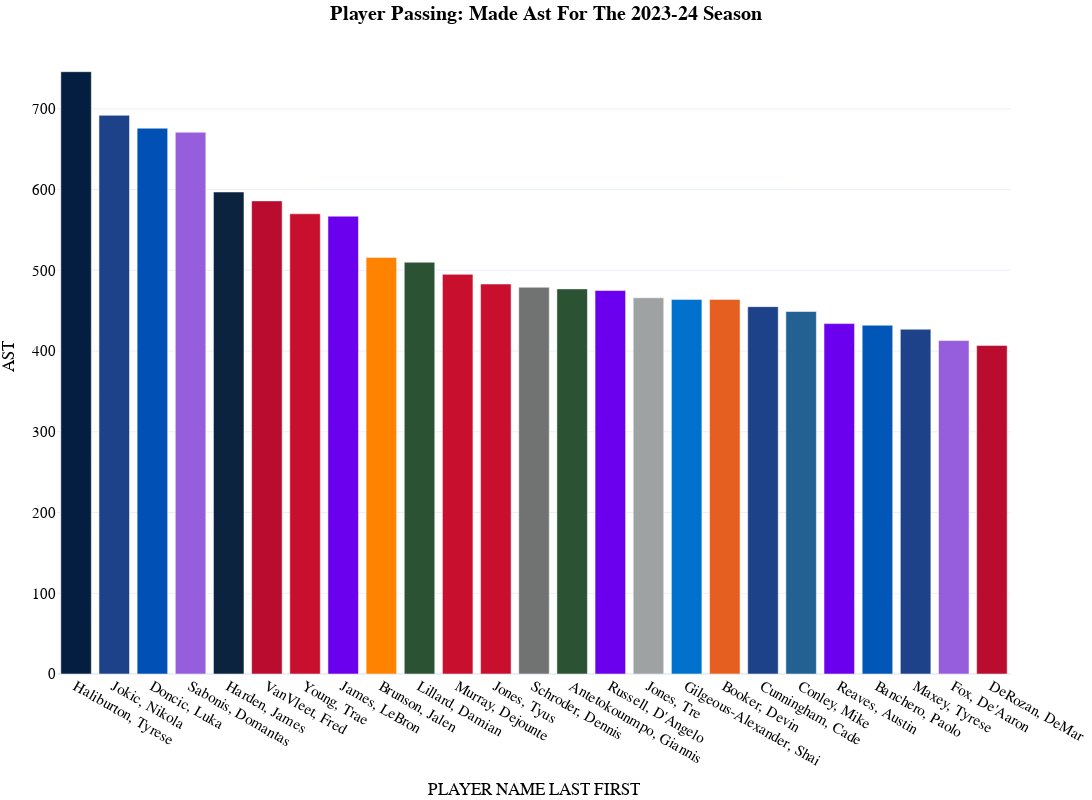

Notebook code for this chart:
### Code cell
fig_pass = px.bar(
  pass_totals_year_final[pass_totals_year_final["PASS"]>900].sort_values(by=category,ascending=False).head(25),
  x="PLAYER NAME LAST FIRST", 
  y=category,
  color="PLAYER NAME LAST FIRST",
  color_discrete_map=player_color_dict_shot_dist,     
  template='plotly_white',
  title="<b>Player Passing: Made {} For The {} Season</b>".format(category.replace('_', ' ').capitalize(),year),
  hover_data=['PLAYER NAME LAST FIRST', 'Season', 'Category', 'G',
       'PASS', 'AST', 'FGM', 'FGA', 'FG2M', 'FG2A', 'FG3M', 'FG3A', 'FG PCT',
       'FG2 PCT', 'FG3 PCT', 'TEAM ABBREVIATION', 'SEASON'], 
  height=800, 
  width=1200,
  )
fig_pass.update_layout(
    margin=dict(l=5, r=5, t=40, b=5),
    showlegend=False,
    title_x=0.5,
    hoverlabel=dict(
        bgcolor="white",
        font_size=16,
        font_family="PT Sans Narrow"
    ),
    yaxis = dict(tickfont = dict(size=15)),
    xaxis = dict(tickfont = dict(size=15)),
    font=dict(
        family="PT Sans Narrow",
        size=14,
        color="Black"
    ),
    title_font_family="PT Sans Narrow"
)
fig_pass

### Figure 1 — Plotly figure (JSON) as saved in the notebook; plotly's stock layout.template omitted (floating-point values rounded to 4 significant figures)
{"data": [{"alignmentgroup": "True", "customdata": [["2023-24", "Regular Season", 1394, 4854, 887, 1826, 600, 1117, 287, 709, 0.4858, 0.5372, 0.4048, "IND", "2023-24"]], "hovertemplate": "PLAYER NAME LAST FIRST=%{x}<br>AST=%{y}<br>Season=%{customdata[0]}<br>Category=%{customdata[1]}<br>G=%{customdata[2]}<br>PASS=%{customdata[3]}<br>FGM=%{customdata[4]}<br>FGA=%{customdata[5]}<br>FG2M=%{customdata[6]}<br>FG2A=%{customdata[7]}<br>FG3M=%{customdata[8]}<br>FG3A=%{customdata[9]}<br>FG PCT=%{customdata[10]}<br>FG2 PCT=%{customdata[11]}<br>FG3 PCT=%{customdata[12]}<br>TEAM ABBREVIATION=%{customdata[13]}<br>SEASON=%{customdata[14]}<extra></extra>", "legendgroup": "Haliburton, Tyrese", "marker": {"color": "#041E42", "pattern": {"shape": ""}}, "name": "Haliburton, Tyrese", "offsetgroup": "Haliburton, Tyrese", "orientation": "v", "showlegend": true, "textposition": "auto", "type": "bar", "x": ["Haliburton, Tyrese"], "xaxis": "x", "y": [746], "yaxis": "y"}, {"alignmentgroup": "True", "customdata": [["2023-24", "Regular Season", 960, 5768, 856, 1860, 591, 1143, 265, 717, 0.4602, 0.5171, 0.3696, "DEN", "2023-24"]], "hovertemplate": "PLAYER NAME LAST FIRST=%{x}<br>AST=%{y}<br>Season=%{customdata[0]}<br>Category=%{customdata[1]}<br>G=%{customdata[2]}<br>PASS=%{customdata[3]}<br>FGM=%{customdata[4]}<br>FGA=%{customdata[5]}<br>FG2M=%{customdata[6]}<br>FG2A=%{customdata[7]}<br>FG3M=%{customdata[8]}<br>FG3A=%{customdata[9]}<br>FG PCT=%{customdata[10]}<br>FG2 PCT=%{customdata[11]}<br>FG3 PCT=%{customdata[12]}<br>TEAM ABBREVIATION=%{customdata[13]}<br>SEASON=%{customdata[14]}<extra></extra>", "legendgroup": "Jokic, Nikola", "marker": {"color": "#1d428a", "pattern": {"shape": ""}}, "name": "Jokic, Nikola", "offsetgroup": "Jokic, Nikola", "orientation": "v", "showlegend": true, "textposition": "auto", "type": "bar", "x": ["Jokic, Nikola"], "xaxis": "x", "y": [692], "yaxis": "y"}, {"alignmentgroup": "True", "customdata": [["2023-24", "Regular Season", 1458, 3862, 764, 1608, 486, 872, 278, 736, 0.4751, 0.5573, 0.3777, "DAL", "2023-24"]], "hovertemplate": "PLAYER NAME LAST FIRST=%{x}<br>AST=%{y}<br>Season=%{customdata[0]}<br>Category=%{customdata[1]}<br>G=%{customdata[2]}<br>PASS=%{customdata[3]}<br>FGM=%{customdata[4]}<br>FGA=%{customdata[5]}<br>FG2M=%{customdata[6]}<br>FG2A=%{customdata[7]}<br>FG3M=%{customdata[8]}<br>FG3A=%{customdata[9]}<br>FG PCT=%{customdata[10]}<br>FG2 PCT=%{customdata[11]}<br>FG3 PCT=%{customdata[12]}<br>TEAM ABBREVIATION=%{customdata[13]}<br>SEASON=%{customdata[14]}<extra></extra>", "legendgroup": "Doncic, Luka", "marker": {"color": "#0050B5", "pattern": {"shape": ""}}, "name": "Doncic, Luka", "offsetgroup": "Doncic, Luka", "orientation": "v", "showlegend": true, "textposition": "auto", "type": "bar", "x": ["Doncic, Luka"], "xaxis": "x", "y": [676], "yaxis": "y"}, {"alignmentgroup": "True", "customdata": [["2023-24", "Regular Season", 1148, 5843, 892, 1988, 530, 1069, 362, 919, 0.4487, 0.4958, 0.3939, "SAC", "2023-24"]], "hovertemplate": "PLAYER NAME LAST FIRST=%{x}<br>AST=%{y}<br>Season=%{customdata[0]}<br>Category=%{customdata[1]}<br>G=%{customdata[2]}<br>PASS=%{customdata[3]}<br>FGM=%{customdata[4]}<br>FGA=%{customdata[5]}<br>FG2M=%{customdata[6]}<br>FG2A=%{customdata[7]}<br>FG3M=%{customdata[8]}<br>FG3A=%{customdata[9]}<br>FG PCT=%{customdata[10]}<br>FG2 PCT=%{customdata[11]}<br>FG3 PCT=%{customdata[12]}<br>TEAM ABBREVIATION=%{customdata[13]}<br>SEASON=%{customdata[14]}<extra></extra>", "legendgroup": "Sabonis, Domantas", "marker": {"color": "#965ddd", "pattern": {"shape": ""}}, "name": "Sabonis, Domantas", "offsetgroup": "Sabonis, Domantas", "orientation": "v", "showlegend": true, "textposition": "auto", "type": "bar", "x": ["Sabonis, Domantas"], "xaxis": "x", "y": [671], "yaxis": "y"}, {"alignmentgroup": "True", "customdata": [["2023-24", "Regular Season", 1134, 4021, 793, 1717, 575, 1147, 218, 570, 0.4619, 0.5013, 0.3825, "LAC", "2023-24"]], "hovertemplate": "PLAYER NAME LAST FIRST=%{x}<br>AST=%{y}<br>Season=%{customdata[0]}<br>Category=%{customdata[1]}<br>G=%{customdata[2]}<br>PASS=%{customdata[3]}<br>FGM=%{customdata[4]}<br>FGA=%{customdata[5]}<br>FG2M=%{customdata[6]}<br>FG2A=%{customdata[7]}<br>FG3M=%{customdata[8]}<br>FG3A=%{customdata[9]}<br>FG PCT=%{customdata[10]}<br>FG2 PCT=%{customdata[11]}<br>FG3 PCT=%{customdata[12]}<br>TEAM ABBREVIATION=%{customdata[13]}<br>SEASON=%{customdata[14]}<extra></extra>", "legendgroup": "Harden, James", "marker": {"color": "#0C2340", "pattern": {"shape": ""}}, "name": "Harden, James", "offsetgroup": "Harden, James", "orientation": "v", "showlegend": true, "textposition": "auto", "type": "bar", "x": ["Harden, James"], "xaxis": "x", "y": [597], "yaxis": "y"}, {"alignmentgroup": "True", "customdata": [["2023-24", "Regular Season", 1148, 4421, 771, 1807, 537, 1167, 234, 640, 0.4267, 0.4602, 0.3656, "HOU", "2023-24"]], "hovertemplate": "PLAYER NAME LAST FIRST=%{x}<br>AST=%{y}<br>Season=%{customdata[0]}<br>Category=%{customdata[1]}<br>G=%{customdata[2]}<br>PASS=%{customdata[3]}<br>FGM=%{customdata[4]}<br>FGA=%{customdata[5]}<br>FG2M=%{customdata[6]}<br>FG2A=%{customdata[7]}<br>FG3M=%{customdata[8]}<br>FG3A=%{customdata[9]}<br>FG PCT=%{customdata[10]}<br>FG2 PCT=%{customdata[11]}<br>FG3 PCT=%{customdata[12]}<br>TEAM ABBREVIATION=%{customdata[13]}<br>SEASON=%{customdata[14]}<extra></extra>", "legendgroup": "VanVleet, Fred", "marker": {"color": "#BA0C2F", "pattern": {"shape": ""}}, "name": "VanVleet, Fred", "offsetgroup": "VanVleet, Fred", "orientation": "v", "showlegend": true, "textposition": "auto", "type": "bar", "x": ["VanVleet, Fred"], "xaxis": "x", "y": [586], "yaxis": "y"}, {"alignmentgroup": "True", "customdata": [["2023-24", "Regular Season", 1394, 3001, 631, 1335, 412, 768, 219, 567, 0.4727, 0.5365, 0.3862, "ATL", "2023-24"]], "hovertemplate": "PLAYER NAME LAST FIRST=%{x}<br>AST=%{y}<br>Season=%{customdata[0]}<br>Category=%{customdata[1]}<br>G=%{customdata[2]}<br>PASS=%{customdata[3]}<br>FGM=%{customdata[4]}<br>FGA=%{customdata[5]}<br>FG2M=%{customdata[6]}<br>FG2A=%{customdata[7]}<br>FG3M=%{customdata[8]}<br>FG3A=%{customdata[9]}<br>FG PCT=%{customdata[10]}<br>FG2 PCT=%{customdata[11]}<br>FG3 PCT=%{customdata[12]}<br>TEAM ABBREVIATION=%{customdata[13]}<br>SEASON=%{customdata[14]}<extra></extra>", "legendgroup": "Young, Trae", "marker": {"color": "#C8102E", "pattern": {"shape": ""}}, "name": "Young, Trae", "offsetgroup": "Young, Trae", "orientation": "v", "showlegend": true, "textposition": "auto", "type": "bar", "x": ["Young, Trae"], "xaxis": "x", "y": [570], "yaxis": "y"}, {"alignmentgroup": "True", "customdata": [["2023-24", "Regular Season", 1215, 3547, 661, 1346, 470, 854, 191, 492, 0.4911, 0.5504, 0.3882, "LAL", "2023-24"]], "hovertemplate": "PLAYER NAME LAST FIRST=%{x}<br>AST=%{y}<br>Season=%{customdata[0]}<br>Category=%{customdata[1]}<br>G=%{customdata[2]}<br>PASS=%{customdata[3]}<br>FGM=%{customdata[4]}<br>FGA=%{customdata[5]}<br>FG2M=%{customdata[6]}<br>FG2A=%{customdata[7]}<br>FG3M=%{customdata[8]}<br>FG3A=%{customdata[9]}<br>FG PCT=%{customdata[10]}<br>FG2 PCT=%{customdata[11]}<br>FG3 PCT=%{customdata[12]}<br>TEAM ABBREVIATION=%{customdata[13]}<br>SEASON=%{customdata[14]}<extra></extra>", "legendgroup": "James, LeBron", "marker": {"color": "#6a00ed", "pattern": {"shape": ""}}, "name": "James, LeBron", "offsetgroup": "James, LeBron", "orientation": "v", "showlegend": true, "textposition": "auto", "type": "bar", "x": ["James, LeBron"], "xaxis": "x", "y": [567], "yaxis": "y"}, {"alignmentgroup": "True", "customdata": [["2023-24", "Regular Season", 1640, 4450, 608, 1427, 365, 787, 243, 640, 0.4261, 0.4638, 0.3797, "NYK", "2023-24"]], "hovertemplate": "PLAYER NAME LAST FIRST=%{x}<br>AST=%{y}<br>Season=%{customdata[0]}<br>Category=%{customdata[1]}<br>G=%{customdata[2]}<br>PASS=%{customdata[3]}<br>FGM=%{customdata[4]}<br>FGA=%{customdata[5]}<br>FG2M=%{customdata[6]}<br>FG2A=%{customdata[7]}<br>FG3M=%{customdata[8]}<br>FG3A=%{customdata[9]}<br>FG PCT=%{customdata[10]}<br>FG2 PCT=%{customdata[11]}<br>FG3 PCT=%{customdata[12]}<br>TEAM ABBREVIATION=%{customdata[13]}<br>SEASON=%{customdata[14]}<extra></extra>", "legendgroup": "Brunson, Jalen", "marker": {"color": "#FF8200", "pattern": {"shape": ""}}, "name": "Brunson, Jalen", "offsetgroup": "Brunson, Jalen", "orientation": "v", "showlegend": true, "textposition": "auto", "type": "bar", "x": ["Brunson, Jalen"], "xaxis": "x", "y": [516], "yaxis": "y"}, {"alignmentgroup": "True", "customdata": [["2023-24", "Regular Season", 1148, 3828, 654, 1400, 438, 820, 216, 580, 0.4671, 0.5341, 0.3724, "MIL", "2023-24"]], "hovertemplate": "PLAYER NAME LAST FIRST=%{x}<br>AST=%{y}<br>Season=%{customdata[0]}<br>Category=%{customdata[1]}<br>G=%{customdata[2]}<br>PASS=%{customdata[3]}<br>FGM=%{customdata[4]}<br>FGA=%{customdata[5]}<br>FG2M=%{customdata[6]}<br>FG2A=%{customdata[7]}<br>FG3M=%{customdata[8]}<br>FG3A=%{customdata[9]}<br>FG PCT=%{customdata[10]}<br>FG2 PCT=%{customdata[11]}<br>FG3 PCT=%{customdata[12]}<br>TEAM ABBREVIATION=%{customdata[13]}<br>SEASON=%{customdata[14]}<extra></extra>", "legendgroup": "Lillard, Damian", "marker": {"color": "#2C5234", "pattern": {"shape": ""}}, "name": "Lillard, Damian", "offsetgroup": "Lillard, Damian", "orientation": "v", "showlegend": true, "textposition": "auto", "type": "bar", "x": ["Lillard, Damian"], "xaxis": "x", "y": [510], "yaxis": "y"}, {"alignmentgroup": "True", "customdata": [["2023-24", "Regular Season", 1476, 4421, 620, 1484, 380, 828, 240, 656, 0.4178, 0.4589, 0.3659, "ATL", "2023-24"]], "hovertemplate": "PLAYER NAME LAST FIRST=%{x}<br>AST=%{y}<br>Season=%{customdata[0]}<br>Category=%{customdata[1]}<br>G=%{customdata[2]}<br>PASS=%{customdata[3]}<br>FGM=%{customdata[4]}<br>FGA=%{customdata[5]}<br>FG2M=%{customdata[6]}<br>FG2A=%{customdata[7]}<br>FG3M=%{customdata[8]}<br>FG3A=%{customdata[9]}<br>FG PCT=%{customdata[10]}<br>FG2 PCT=%{customdata[11]}<br>FG3 PCT=%{customdata[12]}<br>TEAM ABBREVIATION=%{customdata[13]}<br>SEASON=%{customdata[14]}<extra></extra>", "legendgroup": "Murray, Dejounte", "marker": {"color": "#C8102E", "pattern": {"shape": ""}}, "name": "Murray, Dejounte", "offsetgroup": "Murray, Dejounte", "orientation": "v", "showlegend": true, "textposition": "auto", "type": "bar", "x": ["Murray, Dejounte"], "xaxis": "x", "y": [495], "yaxis": "y"}, {"alignmentgroup": "True", "customdata": [["2023-24", "Regular Season", 1394, 3669, 590, 1377, 393, 803, 197, 574, 0.4285, 0.4894, 0.3432, "WAS", "2023-24"]], "hovertemplate": "PLAYER NAME LAST FIRST=%{x}<br>AST=%{y}<br>Season=%{customdata[0]}<br>Category=%{customdata[1]}<br>G=%{customdata[2]}<br>PASS=%{customdata[3]}<br>FGM=%{customdata[4]}<br>FGA=%{customdata[5]}<br>FG2M=%{customdata[6]}<br>FG2A=%{customdata[7]}<br>FG3M=%{customdata[8]}<br>FG3A=%{customdata[9]}<br>FG PCT=%{customdata[10]}<br>FG2 PCT=%{customdata[11]}<br>FG3 PCT=%{customdata[12]}<br>TEAM ABBREVIATION=%{customdata[13]}<br>SEASON=%{customdata[14]}<extra></extra>", "legendgroup": "Jones, Tyus", "marker": {"color": "#C8102E", "pattern": {"shape": ""}}, "name": "Jones, Tyus", "offsetgroup": "Jones, Tyus", "orientation": "v", "showlegend": true, "textposition": "auto", "type": "bar", "x": ["Jones, Tyus"], "xaxis": "x", "y": [483], "yaxis": "y"}, {"alignmentgroup": "True", "customdata": [["2023-24", "Regular Season", 2404, 4561, 603, 1415, 402, 849, 201, 566, 0.4261, 0.4735, 0.3551, "BKN", "2023-24"]], "hovertemplate": "PLAYER NAME LAST FIRST=%{x}<br>AST=%{y}<br>Season=%{customdata[0]}<br>Category=%{customdata[1]}<br>G=%{customdata[2]}<br>PASS=%{customdata[3]}<br>FGM=%{customdata[4]}<br>FGA=%{customdata[5]}<br>FG2M=%{customdata[6]}<br>FG2A=%{customdata[7]}<br>FG3M=%{customdata[8]}<br>FG3A=%{customdata[9]}<br>FG PCT=%{customdata[10]}<br>FG2 PCT=%{customdata[11]}<br>FG3 PCT=%{customdata[12]}<br>TEAM ABBREVIATION=%{customdata[13]}<br>SEASON=%{customdata[14]}<extra></extra>", "legendgroup": "Schroder, Dennis", "marker": {"color": "#707372", "pattern": {"shape": ""}}, "name": "Schroder, Dennis", "offsetgroup": "Schroder, Dennis", "orientation": "v", "showlegend": true, "textposition": "auto", "type": "bar", "x": ["Schroder, Dennis"], "xaxis": "x", "y": [479], "yaxis": "y"}, {"alignmentgroup": "True", "customdata": [["2023-24", "Regular Season", 1394, 3654, 583, 1391, 268, 537, 315, 854, 0.4191, 0.4991, 0.3689, "MIL", "2023-24"]], "hovertemplate": "PLAYER NAME LAST FIRST=%{x}<br>AST=%{y}<br>Season=%{customdata[0]}<br>Category=%{customdata[1]}<br>G=%{customdata[2]}<br>PASS=%{customdata[3]}<br>FGM=%{customdata[4]}<br>FGA=%{customdata[5]}<br>FG2M=%{customdata[6]}<br>FG2A=%{customdata[7]}<br>FG3M=%{customdata[8]}<br>FG3A=%{customdata[9]}<br>FG PCT=%{customdata[10]}<br>FG2 PCT=%{customdata[11]}<br>FG3 PCT=%{customdata[12]}<br>TEAM ABBREVIATION=%{customdata[13]}<br>SEASON=%{customdata[14]}<extra></extra>", "legendgroup": "Antetokounmpo, Giannis", "marker": {"color": "#2C5234", "pattern": {"shape": ""}}, "name": "Antetokounmpo, Giannis", "offsetgroup": "Antetokounmpo, Giannis", "orientation": "v", "showlegend": true, "textposition": "auto", "type": "bar", "x": ["Antetokounmpo, Giannis"], "xaxis": "x", "y": [477], "yaxis": "y"}, {"alignmentgroup": "True", "customdata": [["2023-24", "Regular Season", 1296, 3605, 602, 1256, 441, 863, 161, 393, 0.4793, 0.511, 0.4097, "LAL", "2023-24"]], "hovertemplate": "PLAYER NAME LAST FIRST=%{x}<br>AST=%{y}<br>Season=%{customdata[0]}<br>Category=%{customdata[1]}<br>G=%{customdata[2]}<br>PASS=%{customdata[3]}<br>FGM=%{customdata[4]}<br>FGA=%{customdata[5]}<br>FG2M=%{customdata[6]}<br>FG2A=%{customdata[7]}<br>FG3M=%{customdata[8]}<br>FG3A=%{customdata[9]}<br>FG PCT=%{customdata[10]}<br>FG2 PCT=%{customdata[11]}<br>FG3 PCT=%{customdata[12]}<br>TEAM ABBREVIATION=%{customdata[13]}<br>SEASON=%{customdata[14]}<extra></extra>", "legendgroup": "Russell, D'Angelo", "marker": {"color": "#6a00ed", "pattern": {"shape": ""}}, "name": "Russell, D'Angelo", "offsetgroup": "Russell, D'Angelo", "orientation": "v", "showlegend": true, "textposition": "auto", "type": "bar", "x": ["Russell, D'Angelo"], "xaxis": "x", "y": [475], "yaxis": "y"}, {"alignmentgroup": "True", "customdata": [["2023-24", "Regular Season", 1458, 3900, 577, 1387, 358, 754, 219, 633, 0.416, 0.4748, 0.346, "SAS", "2023-24"]], "hovertemplate": "PLAYER NAME LAST FIRST=%{x}<br>AST=%{y}<br>Season=%{customdata[0]}<br>Category=%{customdata[1]}<br>G=%{customdata[2]}<br>PASS=%{customdata[3]}<br>FGM=%{customdata[4]}<br>FGA=%{customdata[5]}<br>FG2M=%{customdata[6]}<br>FG2A=%{customdata[7]}<br>FG3M=%{customdata[8]}<br>FG3A=%{customdata[9]}<br>FG PCT=%{customdata[10]}<br>FG2 PCT=%{customdata[11]}<br>FG3 PCT=%{customdata[12]}<br>TEAM ABBREVIATION=%{customdata[13]}<br>SEASON=%{customdata[14]}<extra></extra>", "legendgroup": "Jones, Tre", "marker": {"color": "#9EA2A2", "pattern": {"shape": ""}}, "name": "Jones, Tre", "offsetgroup": "Jones, Tre", "orientation": "v", "showlegend": true, "textposition": "auto", "type": "bar", "x": ["Jones, Tre"], "xaxis": "x", "y": [466], "yaxis": "y"}, {"alignmentgroup": "True", "customdata": [["2023-24", "Regular Season", 1640, 3175, 536, 1183, 287, 529, 249, 654, 0.4531, 0.5425, 0.3807, "OKC", "2023-24"]], "hovertemplate": "PLAYER NAME LAST FIRST=%{x}<br>AST=%{y}<br>Season=%{customdata[0]}<br>Category=%{customdata[1]}<br>G=%{customdata[2]}<br>PASS=%{customdata[3]}<br>FGM=%{customdata[4]}<br>FGA=%{customdata[5]}<br>FG2M=%{customdata[6]}<br>FG2A=%{customdata[7]}<br>FG3M=%{customdata[8]}<br>FG3A=%{customdata[9]}<br>FG PCT=%{customdata[10]}<br>FG2 PCT=%{customdata[11]}<br>FG3 PCT=%{customdata[12]}<br>TEAM ABBREVIATION=%{customdata[13]}<br>SEASON=%{customdata[14]}<extra></extra>", "legendgroup": "Gilgeous-Alexander, Shai", "marker": {"color": "#0072CE", "pattern": {"shape": ""}}, "name": "Gilgeous-Alexander, Shai", "offsetgroup": "Gilgeous-Alexander, Shai", "orientation": "v", "showlegend": true, "textposition": "auto", "type": "bar", "x": ["Gilgeous-Alexander, Shai"], "xaxis": "x", "y": [464], "yaxis": "y"}, {"alignmentgroup": "True", "customdata": [["2023-24", "Regular Season", 1440, 3147, 531, 1149, 304, 602, 227, 547, 0.4621, 0.505, 0.415, "PHX", "2023-24"]], "hovertemplate": "PLAYER NAME LAST FIRST=%{x}<br>AST=%{y}<br>Season=%{customdata[0]}<br>Category=%{customdata[1]}<br>G=%{customdata[2]}<br>PASS=%{customdata[3]}<br>FGM=%{customdata[4]}<br>FGA=%{customdata[5]}<br>FG2M=%{customdata[6]}<br>FG2A=%{customdata[7]}<br>FG3M=%{customdata[8]}<br>FG3A=%{customdata[9]}<br>FG PCT=%{customdata[10]}<br>FG2 PCT=%{customdata[11]}<br>FG3 PCT=%{customdata[12]}<br>TEAM ABBREVIATION=%{customdata[13]}<br>SEASON=%{customdata[14]}<extra></extra>", "legendgroup": "Booker, Devin", "marker": {"color": "#e56020", "pattern": {"shape": ""}}, "name": "Booker, Devin", "offsetgroup": "Booker, Devin", "orientation": "v", "showlegend": true, "textposition": "auto", "type": "bar", "x": ["Booker, Devin"], "xaxis": "x", "y": [464], "yaxis": "y"}, {"alignmentgroup": "True", "customdata": [["2023-24", "Regular Season", 2025, 3242, 524, 1212, 371, 757, 153, 455, 0.4323, 0.4901, 0.3363, "DET", "2023-24"]], "hovertemplate": "PLAYER NAME LAST FIRST=%{x}<br>AST=%{y}<br>Season=%{customdata[0]}<br>Category=%{customdata[1]}<br>G=%{customdata[2]}<br>PASS=%{customdata[3]}<br>FGM=%{customdata[4]}<br>FGA=%{customdata[5]}<br>FG2M=%{customdata[6]}<br>FG2A=%{customdata[7]}<br>FG3M=%{customdata[8]}<br>FG3A=%{customdata[9]}<br>FG PCT=%{customdata[10]}<br>FG2 PCT=%{customdata[11]}<br>FG3 PCT=%{customdata[12]}<br>TEAM ABBREVIATION=%{customdata[13]}<br>SEASON=%{customdata[14]}<extra></extra>", "legendgroup": "Cunningham, Cade", "marker": {"color": "#1D4289", "pattern": {"shape": ""}}, "name": "Cunningham, Cade", "offsetgroup": "Cunningham, Cade", "orientation": "v", "showlegend": true, "textposition": "auto", "type": "bar", "x": ["Cunningham, Cade"], "xaxis": "x", "y": [455], "yaxis": "y"}, {"alignmentgroup": "True", "customdata": [["2023-24", "Regular Season", 1066, 4111, 577, 1310, 417, 883, 160, 427, 0.4405, 0.4723, 0.3747, "MIN", "2023-24"]], "hovertemplate": "PLAYER NAME LAST FIRST=%{x}<br>AST=%{y}<br>Season=%{customdata[0]}<br>Category=%{customdata[1]}<br>G=%{customdata[2]}<br>PASS=%{customdata[3]}<br>FGM=%{customdata[4]}<br>FGA=%{customdata[5]}<br>FG2M=%{customdata[6]}<br>FG2A=%{customdata[7]}<br>FG3M=%{customdata[8]}<br>FG3A=%{customdata[9]}<br>FG PCT=%{customdata[10]}<br>FG2 PCT=%{customdata[11]}<br>FG3 PCT=%{customdata[12]}<br>TEAM ABBREVIATION=%{customdata[13]}<br>SEASON=%{customdata[14]}<extra></extra>", "legendgroup": "Conley, Mike", "marker": {"color": "#236192", "pattern": {"shape": ""}}, "name": "Conley, Mike", "offsetgroup": "Conley, Mike", "orientation": "v", "showlegend": true, "textposition": "auto", "type": "bar", "x": ["Conley, Mike"], "xaxis": "x", "y": [449], "yaxis": "y"}, {"alignmentgroup": "True", "customdata": [["2023-24", "Regular Season", 1296, 3595, 563, 1265, 400, 817, 163, 448, 0.4451, 0.4896, 0.3638, "LAL", "2023-24"]], "hovertemplate": "PLAYER NAME LAST FIRST=%{x}<br>AST=%{y}<br>Season=%{customdata[0]}<br>Category=%{customdata[1]}<br>G=%{customdata[2]}<br>PASS=%{customdata[3]}<br>FGM=%{customdata[4]}<br>FGA=%{customdata[5]}<br>FG2M=%{customdata[6]}<br>FG2A=%{customdata[7]}<br>FG3M=%{customdata[8]}<br>FG3A=%{customdata[9]}<br>FG PCT=%{customdata[10]}<br>FG2 PCT=%{customdata[11]}<br>FG3 PCT=%{customdata[12]}<br>TEAM ABBREVIATION=%{customdata[13]}<br>SEASON=%{customdata[14]}<extra></extra>", "legendgroup": "Reaves, Austin", "marker": {"color": "#6a00ed", "pattern": {"shape": ""}}, "name": "Reaves, Austin", "offsetgroup": "Reaves, Austin", "orientation": "v", "showlegend": true, "textposition": "auto", "type": "bar", "x": ["Reaves, Austin"], "xaxis": "x", "y": [434], "yaxis": "y"}, {"alignmentgroup": "True", "customdata": [["2023-24", "Regular Season", 1312, 3982, 530, 1256, 329, 686, 201, 570, 0.422, 0.4796, 0.3526, "ORL", "2023-24"]], "hovertemplate": "PLAYER NAME LAST FIRST=%{x}<br>AST=%{y}<br>Season=%{customdata[0]}<br>Category=%{customdata[1]}<br>G=%{customdata[2]}<br>PASS=%{customdata[3]}<br>FGM=%{customdata[4]}<br>FGA=%{customdata[5]}<br>FG2M=%{customdata[6]}<br>FG2A=%{customdata[7]}<br>FG3M=%{customdata[8]}<br>FG3A=%{customdata[9]}<br>FG PCT=%{customdata[10]}<br>FG2 PCT=%{customdata[11]}<br>FG3 PCT=%{customdata[12]}<br>TEAM ABBREVIATION=%{customdata[13]}<br>SEASON=%{customdata[14]}<extra></extra>", "legendgroup": "Banchero, Paolo", "marker": {"color": "#0057B7", "pattern": {"shape": ""}}, "name": "Banchero, Paolo", "offsetgroup": "Banchero, Paolo", "orientation": "v", "showlegend": true, "textposition": "auto", "type": "bar", "x": ["Banchero, Paolo"], "xaxis": "x", "y": [432], "yaxis": "y"}, {"alignmentgroup": "True", "customdata": [["2023-24", "Regular Season", 1863, 4186, 572, 1375, 383, 861, 189, 514, 0.416, 0.4448, 0.3677, "PHI", "2023-24"]], "hovertemplate": "PLAYER NAME LAST FIRST=%{x}<br>AST=%{y}<br>Season=%{customdata[0]}<br>Category=%{customdata[1]}<br>G=%{customdata[2]}<br>PASS=%{customdata[3]}<br>FGM=%{customdata[4]}<br>FGA=%{customdata[5]}<br>FG2M=%{customdata[6]}<br>FG2A=%{customdata[7]}<br>FG3M=%{customdata[8]}<br>FG3A=%{customdata[9]}<br>FG PCT=%{customdata[10]}<br>FG2 PCT=%{customdata[11]}<br>FG3 PCT=%{customdata[12]}<br>TEAM ABBREVIATION=%{customdata[13]}<br>SEASON=%{customdata[14]}<extra></extra>", "legendgroup": "Maxey, Tyrese", "marker": {"color": "#1D4289", "pattern": {"shape": ""}}, "name": "Maxey, Tyrese", "offsetgroup": "Maxey, Tyrese", "orientation": "v", "showlegend": true, "textposition": "auto", "type": "bar", "x": ["Maxey, Tyrese"], "xaxis": "x", "y": [427], "yaxis": "y"}, {"alignmentgroup": "True", "customdata": [["2023-24", "Regular Season", 1230, 3916, 498, 1183, 296, 612, 202, 571, 0.421, 0.4837, 0.3538, "SAC", "2023-24"]], "hovertemplate": "PLAYER NAME LAST FIRST=%{x}<br>AST=%{y}<br>Season=%{customdata[0]}<br>Category=%{customdata[1]}<br>G=%{customdata[2]}<br>PASS=%{customdata[3]}<br>FGM=%{customdata[4]}<br>FGA=%{customdata[5]}<br>FG2M=%{customdata[6]}<br>FG2A=%{customdata[7]}<br>FG3M=%{customdata[8]}<br>FG3A=%{customdata[9]}<br>FG PCT=%{customdata[10]}<br>FG2 PCT=%{customdata[11]}<br>FG3 PCT=%{customdata[12]}<br>TEAM ABBREVIATION=%{customdata[13]}<br>SEASON=%{customdata[14]}<extra></extra>", "legendgroup": "Fox, De'Aaron", "marker": {"color": "#965ddd", "pattern": {"shape": ""}}, "name": "Fox, De'Aaron", "offsetgroup": "Fox, De'Aaron", "orientation": "v", "showlegend": true, "textposition": "auto", "type": "bar", "x": ["Fox, De'Aaron"], "xaxis": "x", "y": [413], "yaxis": "y"}, {"alignmentgroup": "True", "customdata": [["2023-24", "Regular Season", 1215, 3106, 478, 1101, 272, 525, 206, 576, 0.4342, 0.5181, 0.3576, "CHI", "2023-24"]], "hovertemplate": "PLAYER NAME LAST FIRST=%{x}<br>AST=%{y}<br>Season=%{customdata[0]}<br>Category=%{customdata[1]}<br>G=%{customdata[2]}<br>PASS=%{customdata[3]}<br>FGM=%{customdata[4]}<br>FGA=%{customdata[5]}<br>FG2M=%{customdata[6]}<br>FG2A=%{customdata[7]}<br>FG3M=%{customdata[8]}<br>FG3A=%{customdata[9]}<br>FG PCT=%{customdata[10]}<br>FG2 PCT=%{customdata[11]}<br>FG3 PCT=%{customdata[12]}<br>TEAM ABBREVIATION=%{customdata[13]}<br>SEASON=%{customdata[14]}<extra></extra>", "legendgroup": "DeRozan, DeMar", "marker": {"color": "#BA0C2F", "pattern": {"shape": ""}}, "name": "DeRozan, DeMar", "offsetgroup": "DeRozan, DeMar", "orientation": "v", "showlegend": true, "textposition": "auto", "type": "bar", "x": ["DeRozan, DeMar"], "xaxis": "x", "y": [407], "yaxis": "y"}], "layout": {"barmode": "relative", "font": {"color": "Black", "family": "PT Sans Narrow", "size": 14}, "height": 800, "hoverlabel": {"bgcolor": "white", "font": {"family": "PT Sans Narrow", "size": 16}}, "legend": {"title": {"text": "PLAYER NAME LAST FIRST"}, "tracegroupgap": 0}, "margin": {"b": 5, "l": 5, "r": 5, "t": 40}, "showlegend": false, "title": {"font": {"family": "PT Sans Narrow"}, "text": "<b>Player Passing: Made Ast For The 2023-24 Season</b>", "x": 0.5}, "width": 1200, "xaxis": {"anchor": "y", "categoryarray": ["Haliburton, Tyrese", "Jokic, Nikola", "Doncic, Luka", "Sabonis, Domantas", "Harden, James", "VanVleet, Fred", "Young, Trae", "James, LeBron", "Brunson, Jalen", "Lillard, Damian", "Murray, Dejounte", "Jones, Tyus", "Schroder, Dennis", "Antetokounmpo, Giannis", "Russell, D'Angelo", "Jones, Tre", "Gilgeous-Alexander, Shai", "Booker, Devin", "Cunningham, Cade", "Conley, Mike", "Reaves, Austin", "Banchero, Paolo", "Maxey, Tyrese", "Fox, De'Aaron", "DeRozan, DeMar"], "categoryorder": "array", "domain": [0, 1], "tickfont": {"size": 15}, "title": {"text": "PLAYER NAME LAST FIRST"}}, "yaxis": {"anchor": "x", "domain": [0, 1], "tickfont": {"size": 15}, "title": {"text": "AST"}}}}
